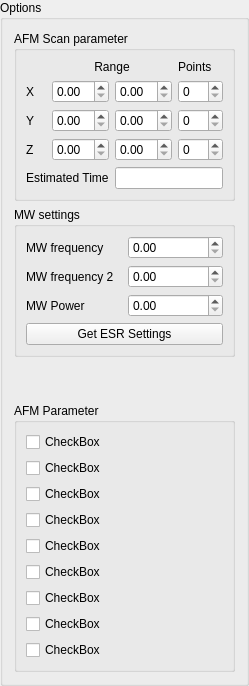
           <widget class="QGroupBox" name="groupBox_8">
            <property name="title">
             <string>Options</string>
            </property>
            <layout class="QGridLayout" name="gridLayout_13">
             <item row="0" column="0">
              <widget class="QGroupBox" name="groupBox_10">
               <property name="title">
                <string>AFM Scan parameter</string>
               </property>
               <layout class="QGridLayout" name="gridLayout_11">
                <item row="2" column="2">
                 <widget class="QDoubleSpinBox" name="doubleSpinBox_16"/>
                </item>
                <item row="3" column="1">
                 <widget class="QDoubleSpinBox" name="doubleSpinBox_15"/>
                </item>
                <item row="0" column="3">
                 <widget class="QLabel" name="label_14">
                  <property name="text">
                   <string>Points</string>
                  </property>
                 </widget>
                </item>
                <item row="3" column="3">
                 <widget class="QSpinBox" name="spinBox_4"/>
                </item>
                <item row="2" column="1">
                 <widget class="QDoubleSpinBox" name="doubleSpinBox_17"/>
                </item>
                <item row="1" column="3">
                 <widget class="QSpinBox" name="spinBox_5"/>
                </item>
                <item row="3" column="0">
                 <widget class="QLabel" name="label_18">
                  <property name="text">
                   <string>Z</string>
                  </property>
                 </widget>
                </item>
                <item row="0" column="1" colspan="2">
                 <widget class="QLabel" name="label_15">
                  <property name="text">
                   <string>Range</string>
                  </property>
                  <property name="alignment">
                   <set>Qt::AlignCenter</set>
                  </property>
                 </widget>
                </item>
                <item row="1" column="0">
                 <widget class="QLabel" name="label_16">
                  <property name="text">
                   <string>X</string>
                  </property>
                 </widget>
                </item>
                <item row="3" column="2">
                 <widget class="QDoubleSpinBox" name="doubleSpinBox_18"/>
                </item>
                <item row="2" column="3">
                 <widget class="QSpinBox" name="spinBox_6"/>
                </item>
                <item row="2" column="0">
                 <widget class="QLabel" name="label_17">
                  <property name="text">
                   <string>Y</string>
                  </property>
                 </widget>
                </item>
                <item row="1" column="1">
                 <widget class="QDoubleSpinBox" name="doubleSpinBox_14"/>
                </item>
                <item row="1" column="2">
                 <widget class="QDoubleSpinBox" name="doubleSpinBox_13"/>
                </item>
                <item row="4" column="0" colspan="2">
                 <widget class="QLabel" name="label_27">
                  <property name="text">
                   <string>Estimated Time</string>
                  </property>
                 </widget>
                </item>
                <item row="4" column="2" colspan="2">
                 <widget class="QLineEdit" name="lineEdit_4"/>
                </item>
               </layout>
              </widget>
             </item>
             <item row="3" column="0">
              <widget class="QGroupBox" name="groupBox_9">
               <property name="title">
                <string>AFM Parameter</string>
               </property>
               <layout class="QVBoxLayout" name="verticalLayout">
                <item>
                 <widget class="QCheckBox" name="checkBox">
                  <property name="text">
                   <string>CheckBox</string>
                  </property>
                 </widget>
                </item>
                <item>
                 <widget class="QCheckBox" name="checkBox_2">
                  <property name="text">
                   <string>CheckBox</string>
                  </property>
                 </widget>
                </item>
                <item>
                 <widget class="QCheckBox" name="checkBox_4">
                  <property name="text">
                   <string>CheckBox</string>
                  </property>
                 </widget>
                </item>
                <item>
                 <widget class="QCheckBox" name="checkBox_6">
                  <property name="text">
                   <string>CheckBox</string>
                  </property>
                 </widget>
                </item>
                <item>
                 <widget class="QCheckBox" name="checkBox_3">
                  <property name="text">
                   <string>CheckBox</string>
                  </property>
                 </widget>
                </item>
                <item>
                 <widget class="QCheckBox" name="checkBox_7">
                  <property name="text">
                   <string>CheckBox</string>
                  </property>
                 </widget>
                </item>
                <item>
                 <widget class="QCheckBox" name="checkBox_5">
                  <property name="text">
                   <string>CheckBox</string>
                  </property>
                 </widget>
                </item>
                <item>
                 <widget class="QCheckBox" name="checkBox_8">
                  <property name="text">
                   <string>CheckBox</string>
                  </property>
                 </widget>
                </item>
                <item>
                 <widget class="QCheckBox" name="checkBox_9">
                  <property name="text">
                   <string>CheckBox</string>
                  </property>
                 </widget>
                </item>
               </layout>
              </widget>
             </item>
             <item row="1" column="0">
              <widget class="QGroupBox" name="groupBox_14">
               <property name="title">
                <string>MW settings</string>
               </property>
               <layout class="QGridLayout" name="gridLayout_17">
                <item row="2" column="0">
                 <widget class="QLabel" name="label_30">
                  <property name="text">
                   <string>MW Power</string>
                  </property>
                 </widget>
                </item>
                <item row="1" column="0">
                 <widget class="QLabel" name="label_31">
                  <property name="text">
                   <string>MW frequency 2</string>
                  </property>
                 </widget>
                </item>
                <item row="1" column="1">
                 <widget class="QDoubleSpinBox" name="doubleSpinBox_31"/>
                </item>
                <item row="0" column="1">
                 <widget class="QDoubleSpinBox" name="doubleSpinBox_29"/>
                </item>
                <item row="2" column="1">
                 <widget class="QDoubleSpinBox" name="doubleSpinBox_30"/>
                </item>
                <item row="0" column="0">
                 <widget class="QLabel" name="label_29">
                  <property name="text">
                   <string>MW frequency</string>
                  </property>
                 </widget>
                </item>
                <item row="3" column="0" colspan="2">
                 <widget class="QPushButton" name="pushButton">
                  <property name="toolTip">
                   <string>&lt;html&gt;&lt;head/&gt;&lt;body&gt;&lt;p&gt;Try to obtain from the ODMR module&lt;/p&gt;&lt;p&gt;all the relevant information to perform the current measurement.&lt;/p&gt;&lt;/body&gt;&lt;/html&gt;</string>
                  </property>
                  <property name="text">
                   <string>Get ESR Settings</string>
                  </property>
                 </widget>
                </item>
               </layout>
              </widget>
             </item>
             <item row="2" column="0">
              <spacer name="verticalSpacer_2">
               <property name="orientation">
                <enum>Qt::Vertical</enum>
               </property>
               <property name="sizeHint" stdset="0">
                <size>
                 <width>20</width>
                 <height>40</height>
                </size>
               </property>
              </spacer>
             </item>
            </layout>
           </widget>
